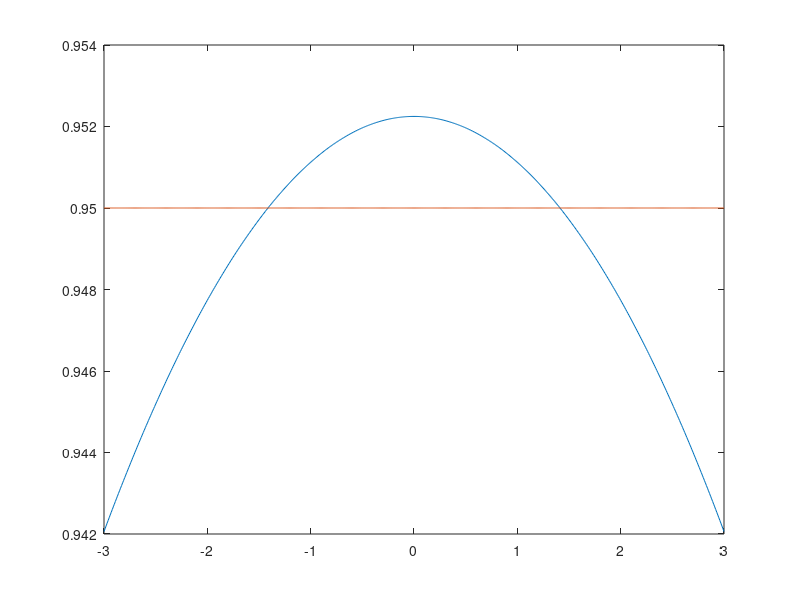

Write MATLAB code to recreate this figure.
alpha = 0.05;
zalphaby2 = norminv(1-alpha/2, 0 , 1); 

a = 0;
b = 1;
n = 100;

theta = [-3:0.01:3];
CovCn = zeros(size(theta));
CovDn = zeros(size(theta));

for i = 1:length(theta)
    meanCn = (theta(i) - a)/(b*sqrt(1+n*b^2));
    varCn = n*b^2/(1+n*b^2);
    CovCn(i) = normcdf(zalphaby2, meanCn, varCn) - normcdf(-zalphaby2, meanCn, varCn);
    
    meanDn = 0;
    varDn = 1;
    CovDn(i) = normcdf(zalphaby2, meanDn, varDn) - normcdf(-zalphaby2, meanDn, varDn); 
end

plot(theta, CovCn, theta, CovDn);